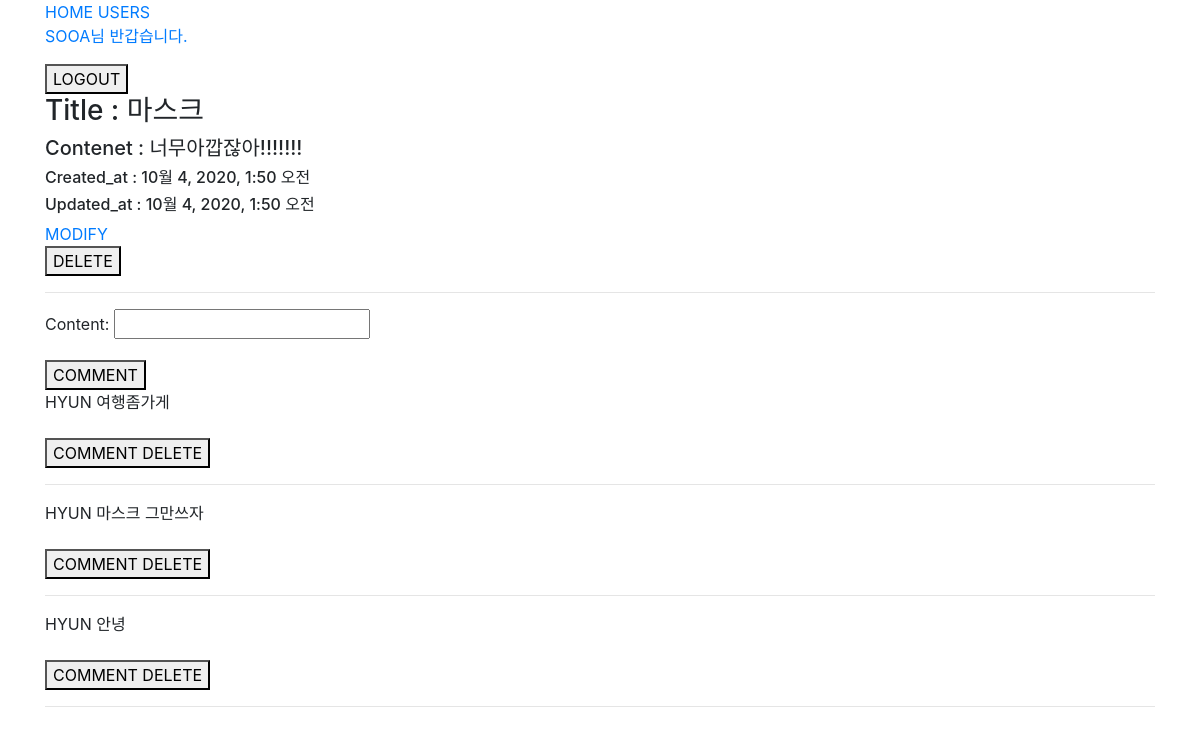
The page /articles/3/ (signed in) on the database its author committed.
### accounts/models.py (models this page shows)
class User(AbstractUser):
    followings = models.ManyToManyField('self',symmetrical=False,related_name='followers')

### articles/models.py (models this page shows, shortened)
class Article(models.Model):
    user = models.ForeignKey(settings.AUTH_USER_MODEL,on_delete=models.CASCADE)
    like_users = models.ManyToManyField(settings.AUTH_USER_MODEL,related_name='like_articles')
    title = models.CharField(max_length=50)
    content = models.TextField()
    created_at = models.DateTimeField(auto_now_add=True)
    updated_at = models.DateTimeField(auto_now=True)

class Comment(models.Model):
    article = models.ForeignKey(Article,on_delete=models.CASCADE)
    user = models.ForeignKey(settings.AUTH_USER_MODEL,on_delete=models.CASCADE)
    content = models.CharField(max_length=100)

### articles/views.py (the view)
# urls.py: path('<int:article_pk>/',views.detail,name='detail'),
@login_required
def detail(request,article_pk):
    article = get_object_or_404(Article,pk=article_pk)
    comments = article.comment_set.all()[::-1]
    comment_form = CommentForm()
    context = {
        'article':article,
        'comment_form':comment_form,
        'comments':comments,
    }
    return render(request,'articles/detail.html',context)

### articles/forms.py
class CommentForm(forms.ModelForm):
    class Meta:
        model = Comment
        exclude = ['article','user',]

### articles/templates/articles/detail.html (shortened to what this page needs)
{% extends 'base.html' %}
{% block content %}
<h3>Title : {{article.title}}</h3>
<h5>Contenet : {{article.content}}</h5>
<h6>Created_at : {{article.created_at}}</h6>
<h6>Updated_at : {{article.updated_at}}</h6>
<a href="{% url 'articles:update' article.pk %}">MODIFY</a>
<form action="{% url 'articles:delete' article.pk %}" method='POST'>
<button>DELETE</button>
</form>
<hr>
<form action="{% url 'articles:comments_create' article.pk %}"method='POST'>
{{comment_form.as_p}}
<button>COMMENT</button>
</form>
{% for comment in comments %}
  {{comment.user}}
  {{comment.content}}
  <form action="{% url 'articles:comment_delete' article.pk comment.pk %}"method='POST'>
  <br>
  <button>COMMENT DELETE</button>
  </form>
<hr>
{% endfor %}
{% endblock content %}

### templates/base.html (shortened to what this page needs)
<!doctype html>
<html lang="ko">
  <head>
    <link rel="stylesheet" href="https://stackpath.bootstrapcdn.com/bootstrap/4.5.2/css/bootstrap.min.css">
  </head>
  <body>
  <div class="container">
    <a href="{% url 'articles:index' %}">HOME</a>
    {% if request.user.is_authenticated %}
      <a href="{% url 'accounts:index' %}">USERS</a>
      <a href="{% url 'accounts:profile' request.user.username %}"><p>{{request.user.username}}님 반갑습니다.</p></a>
      <form action="{% url 'accounts:logout' %}" method='POST'>
      <button>LOGOUT</button>
      </form>
    {% else %}
      <a href="{% url 'accounts:signup' %}">SIGNUP</a>
      <a href="{% url 'accounts:login' %}">LOGIN</a>
    {% endif %}
    {% block content %}
    {% endblock content %}
  </div>
  </body>
</html>

### rows shown on the page
User: user.username "SOOA"
Article: title "마스크", content "너무아깝잖아!!!!!!!", created_at "10월 4, 2020, 1:50 오전", updated_at "10월 4, 2020, 1:50 오전"
Comment: user "HYUN", content "여행좀가게"
Comment: user "HYUN", content "마스크 그만쓰자"
Comment: user "HYUN", content "안녕"
